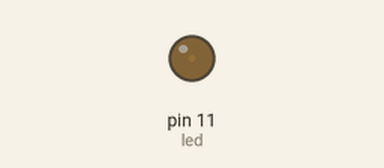
The sketch below on a simulated Arduino Uno, built with avr-gcc and run on an emulated ATmega328P. Shown: output pins drawn as LEDs (lit = HIGH).

Above: at 0.05 s.
At 0.65 s:
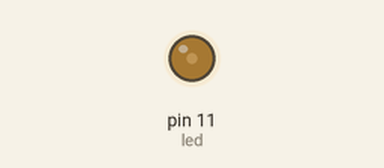
At 1.3 s:
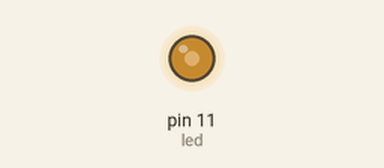
At 2.55 s:
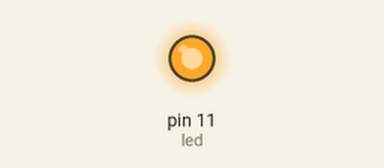
Timing chart, 0 to 5.9 s (numbered marks = the images above):
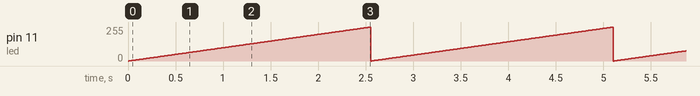

The sketch:

PWMBlink.ino
```cpp
/*
 * Makes an LED slowly get brighter.
 *
 * Suggestions:
 *  - Make the LED slowly dim as well
 */

int led = 11; // Must be a PWM pin (3, 5, 6, 9, 10 or 11)

void setup() {
    pinMode(led, OUTPUT); // Sets the led pin to be an output pin
}

void loop() {
    // Slowly increase the brightness
    for (unsigned char x = 0; x < 255; x++) {
        analogWrite(led, x);
        delay(10);
    }
}

/* Note
 * You cannot use pin 13 for this sketch, it requires a pwm capable pin such as; 3, 5, 6, 9, 10 or 11
 */
```

Measured:
- by itself, pin 11 (led): ramps from 0/255 to 254/255 and jumps back, once every 2.6 s
